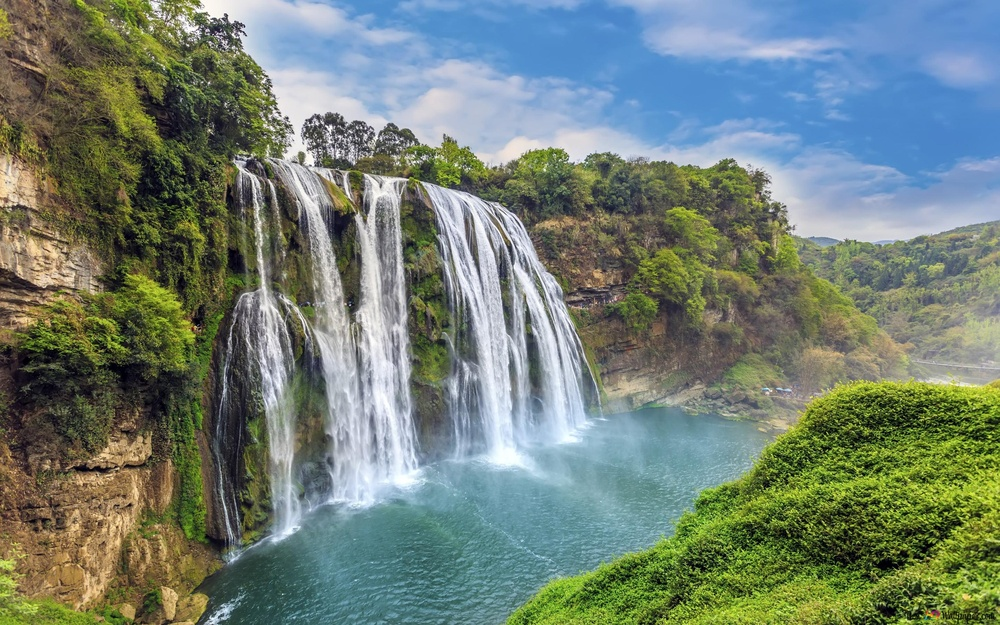
#> input picture imagens/cascata1.jpg, 1000 x 625 px, shrunk from 2880 x 1800 before the run; its folder holds only this picture in this run
$ python pixel_transform.py
#> lines starting #> are read from the running program, lines starting #| are printed output that depends on the picture; after the words box and inside, x2 and y2 are one past the last pixel; in counts of white or black regions, pixels touching at a corner belong together
import cv2, os
import numpy as np

input_folder  = os.path.join(os.path.dirname(__file__), "..", "imagens")
output_folder = os.path.join(os.path.dirname(__file__), "..", "resultados", "pixel_transform")
os.makedirs(output_folder, exist_ok=True)

for fn in os.listdir(input_folder):
    if not fn.lower().endswith((".jpg",".png",".jpeg")): continue
    img = cv2.imread(os.path.join(input_folder, fn))
#> img is the input picture: shape (625, 1000, 3); mean B, G, R 117.4, 128.4, 113.9
    if img is None:
        continue

    # Negativo da imagem
    inverted = 255 - img
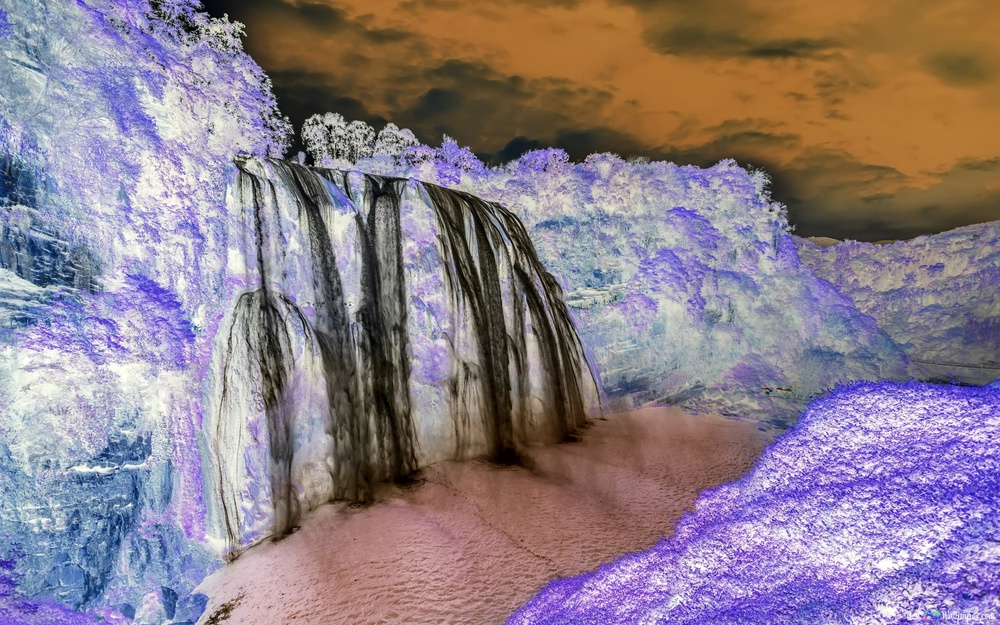
#> inverted: shape (625, 1000, 3); mean B, G, R 137.6, 126.6, 141.1

    # Binarização simples (threshold)
    gray = cv2.cvtColor(img, cv2.COLOR_BGR2GRAY)
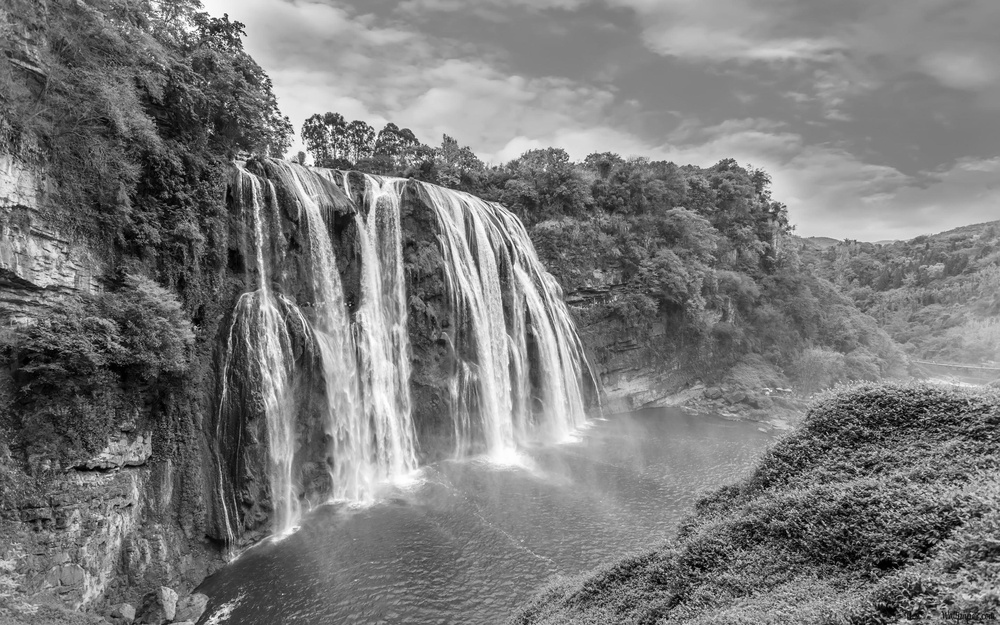
#> gray: shape (625, 1000); min 0, max 255, mean 122.8
    _, binary = cv2.threshold(gray, 128, 255, cv2.THRESH_BINARY)
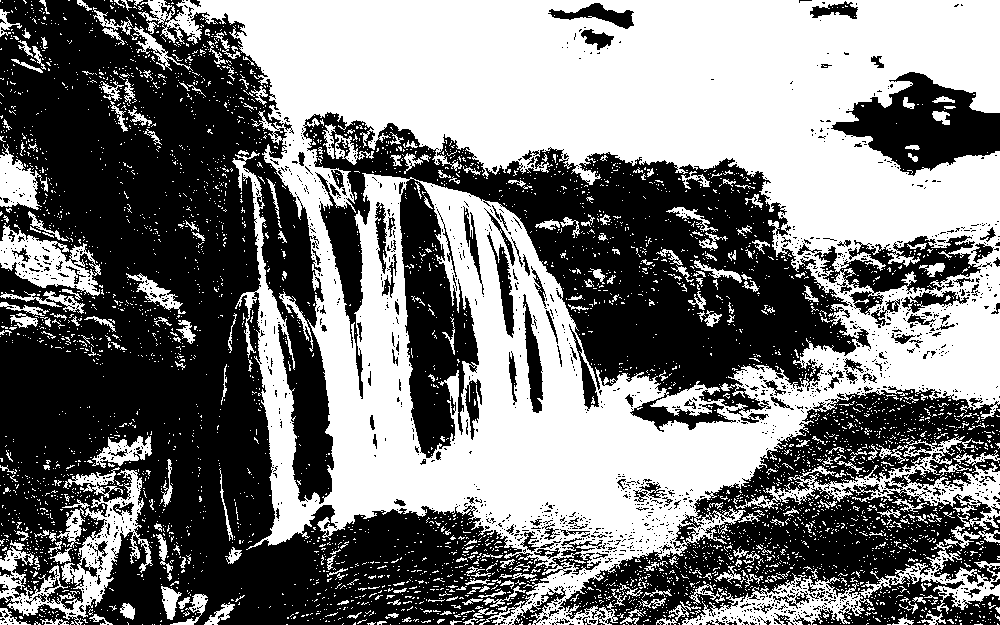
#> binary: shape (625, 1000); 48% white; 4418 white regions (4123 under 20 px), largest, box (x1, y1, x2, y2) and area: (138, 0, 1000, 625) 242953, (0, 469, 153, 625) 6167, (735, 436, 1000, 548) 5483
    binary_bgr = cv2.cvtColor(binary, cv2.COLOR_GRAY2BGR)

    # Comparação lado a lado
    compare = np.hstack([img, inverted, binary_bgr])
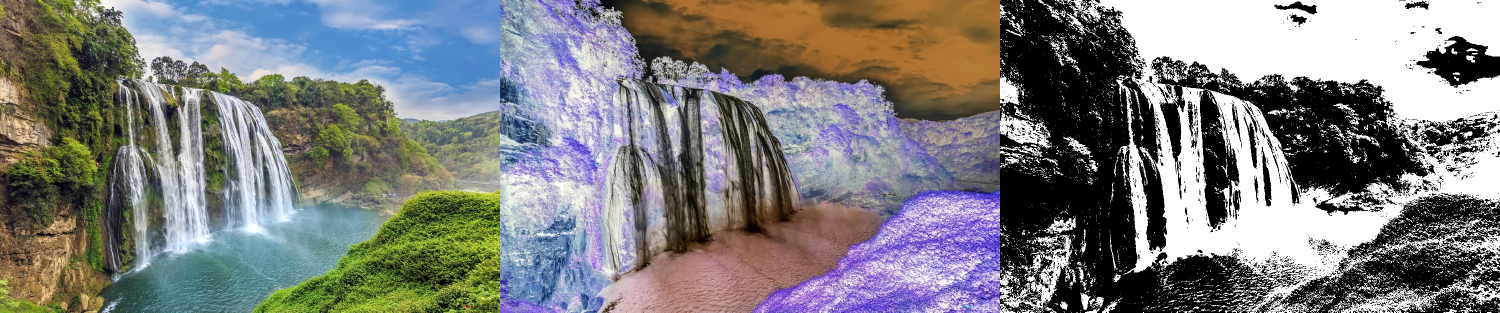
#> compare: shape (625, 3000, 3) (shown at 1/2 size); mean B, G, R 125.8, 125.8, 125.8

    name = os.path.splitext(fn)[0]
    cv2.imwrite(f"{output_folder}/{name}_compare.jpg", compare)

$ run again, on imagens/vaca.jpg
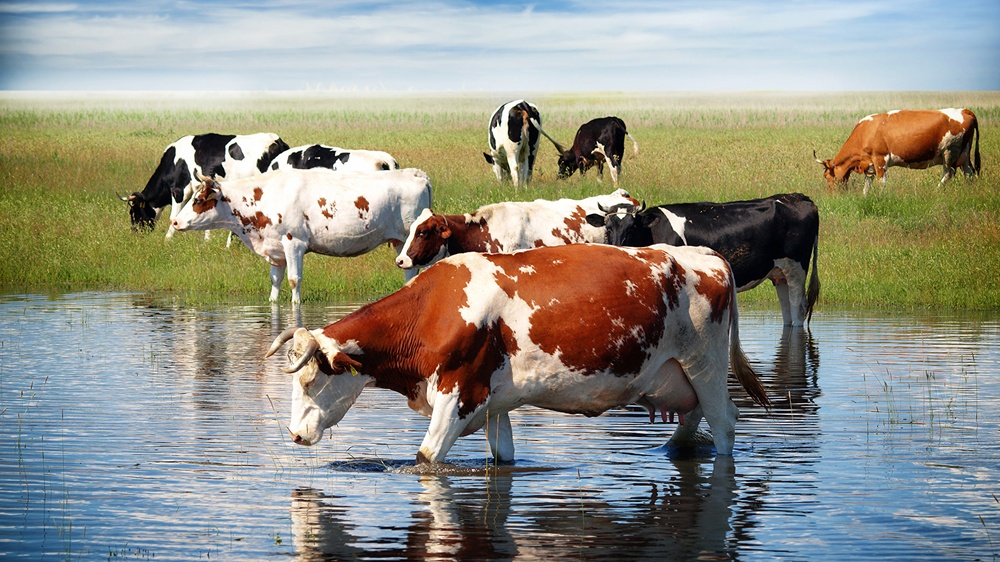
#> input picture imagens/vaca.jpg, 1000 x 562 px, shrunk from 1920 x 1080 before the run
#> img is the input picture: shape (562, 1000, 3); mean B, G, R 133.8, 145.3, 145.2
#> `_, binary = cv2.threshold(gray, 128, 255, cv2.THRESH_BINARY)`:
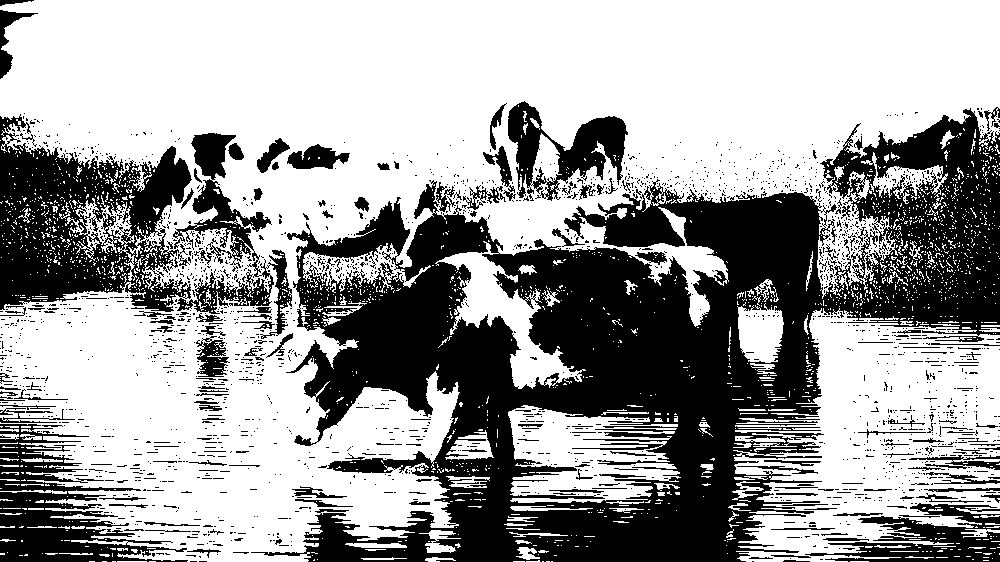
#> binary: shape (562, 1000); 62.1% white; 2092 black regions (1914 under 20 px), largest, box (x1, y1, x2, y2) and area: (251, 108, 1000, 562) 145043, (0, 114, 192, 312) 20999, (0, 424, 188, 562) 10086
#> `compare = np.hstack([img, inverted, binary_bgr])`:
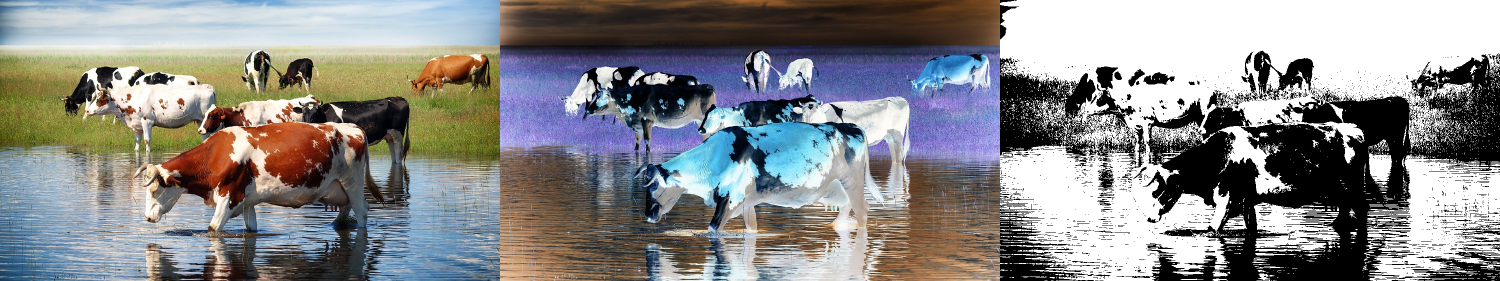
#> compare: shape (562, 3000, 3) (shown at 1/2 size); mean B, G, R 137.7, 137.7, 137.7

$ run again, on imagens/zebra.jpg
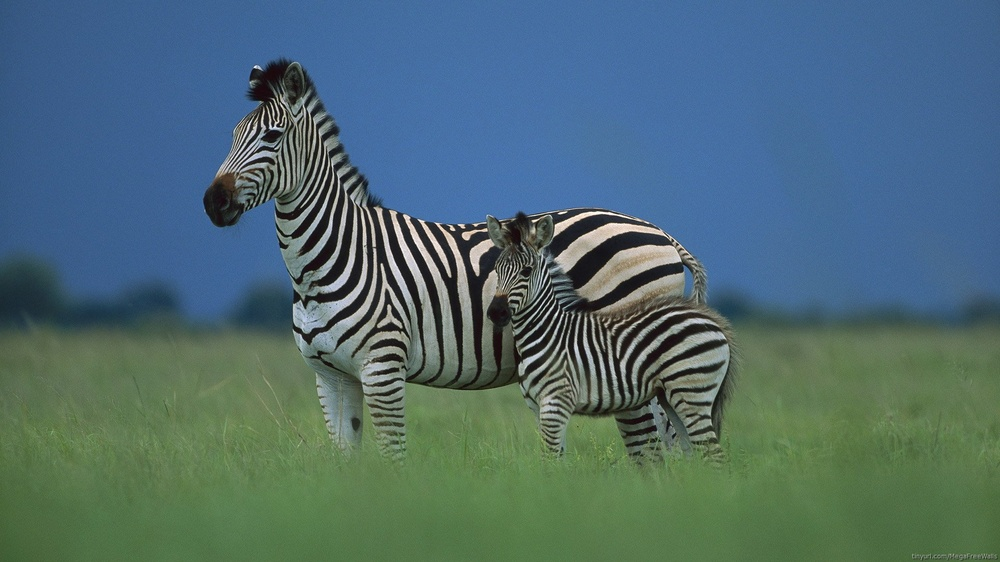
#> input picture imagens/zebra.jpg, 1000 x 562 px, shrunk from 1920 x 1080 before the run
#> img is the input picture: shape (562, 1000, 3); mean B, G, R 113.1, 107.4, 79
#> `_, binary = cv2.threshold(gray, 128, 255, cv2.THRESH_BINARY)`:
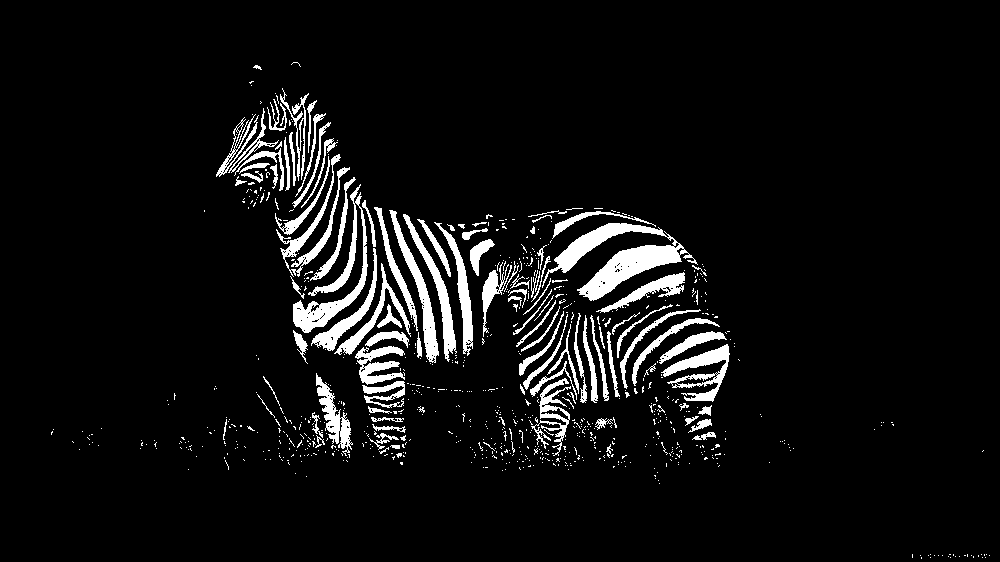
#> binary: shape (562, 1000); 6.4% white; 820 white regions (714 under 20 px), largest, box (x1, y1, x2, y2) and area: (542, 223, 698, 301) 4038, (293, 184, 368, 333) 2254, (661, 344, 730, 402) 1473
#> `compare = np.hstack([img, inverted, binary_bgr])`:
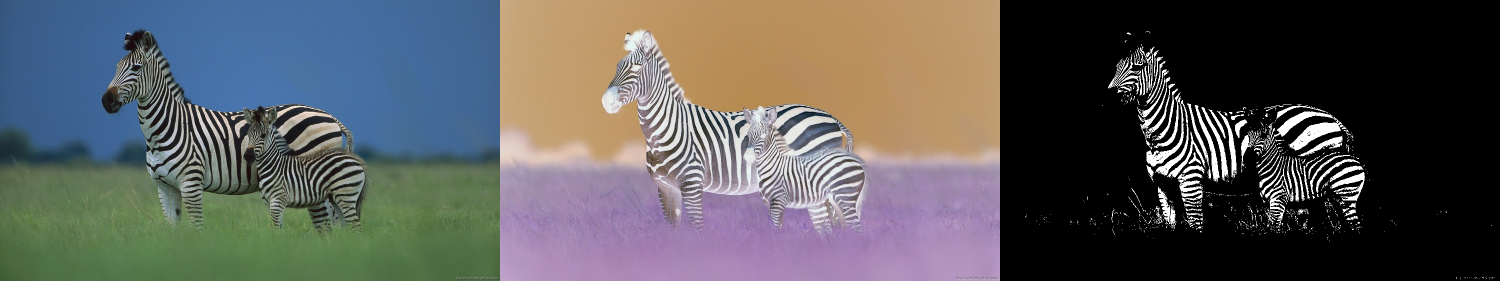
#> compare: shape (562, 3000, 3) (shown at 1/2 size); mean B, G, R 90.4, 90.4, 90.4

$ run again, on imagens/evereste2.jpg
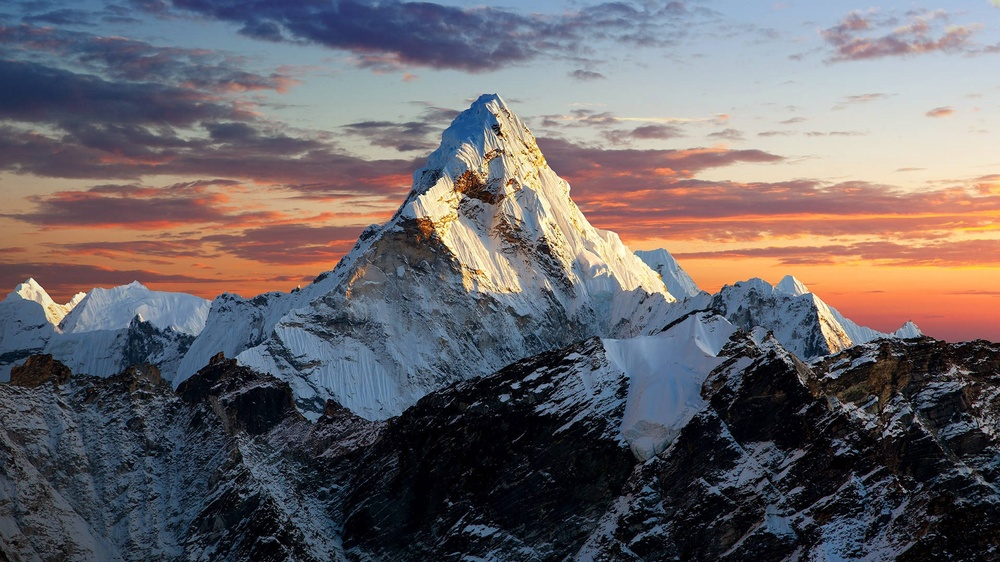
#> input picture imagens/evereste2.jpg, 1000 x 562 px, shrunk from 1920 x 1080 before the run
#> img is the input picture: shape (562, 1000, 3); mean B, G, R 104.1, 100.2, 105.4
#> `_, binary = cv2.threshold(gray, 128, 255, cv2.THRESH_BINARY)`:
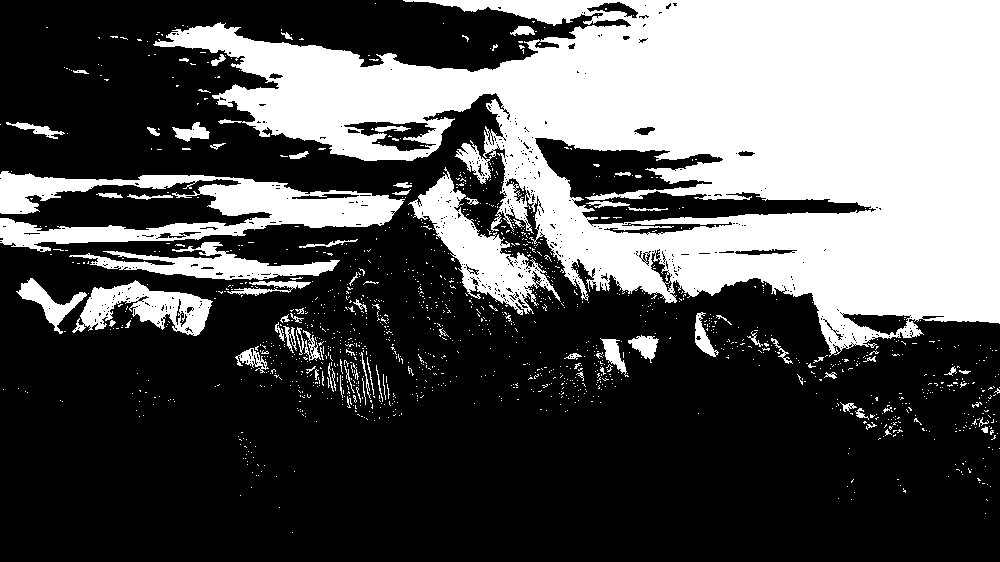
#> binary: shape (562, 1000); 34.3% white; 1361 white regions (1278 under 20 px), largest, box (x1, y1, x2, y2) and area: (153, 0, 1000, 357) 154402, (0, 171, 405, 252) 13361, (408, 167, 561, 315) 6362
#> `compare = np.hstack([img, inverted, binary_bgr])`:
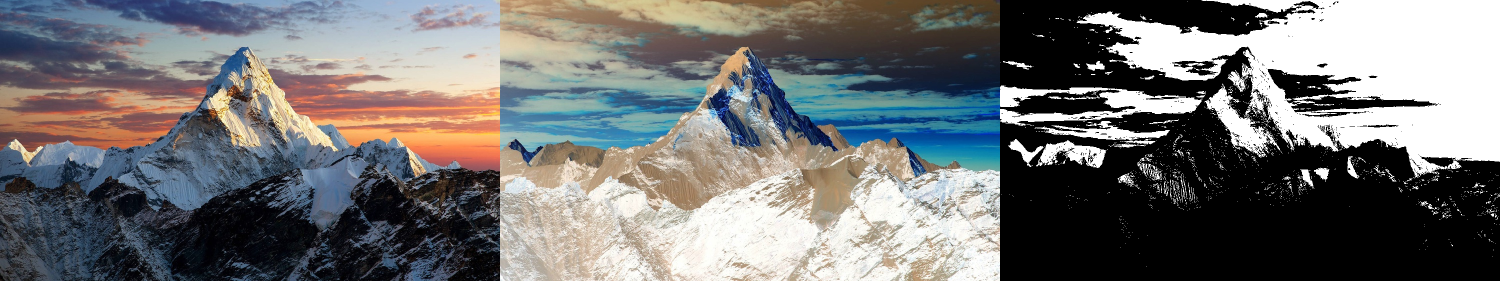
#> compare: shape (562, 3000, 3) (shown at 1/2 size); mean B, G, R 114.1, 114.1, 114.1
